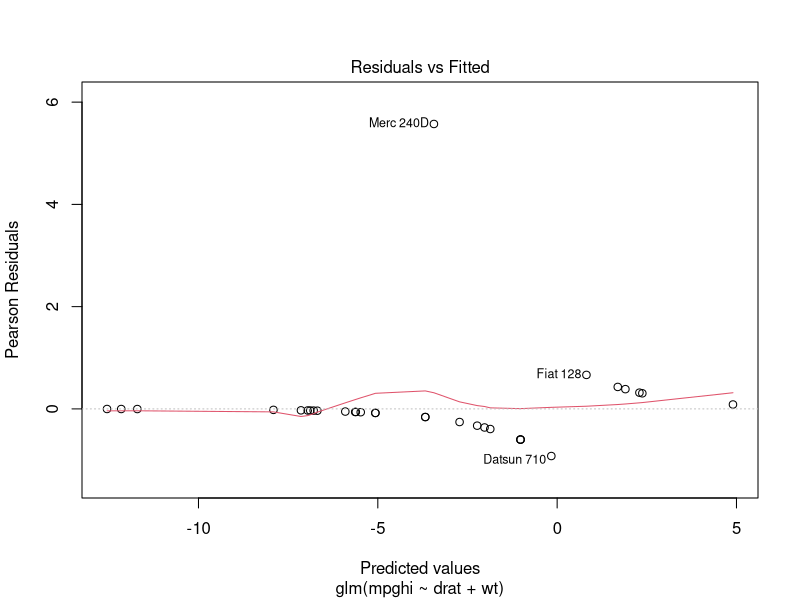
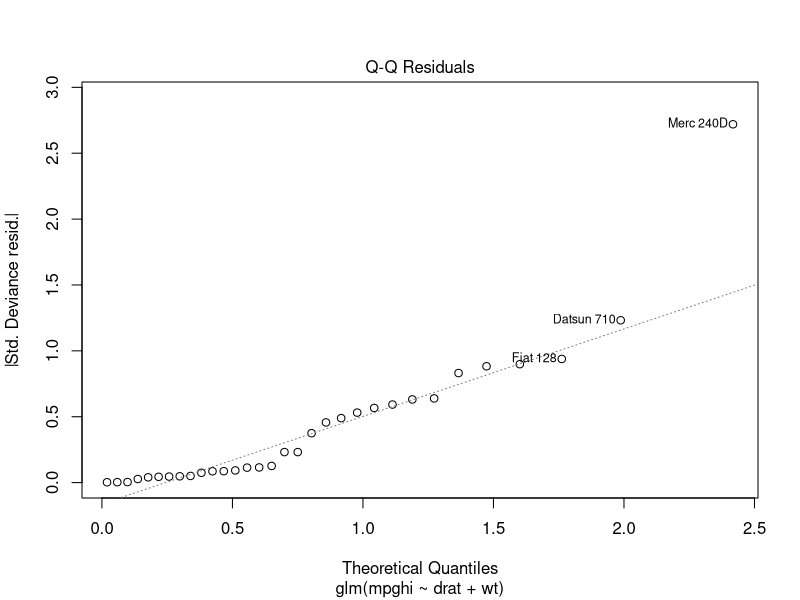
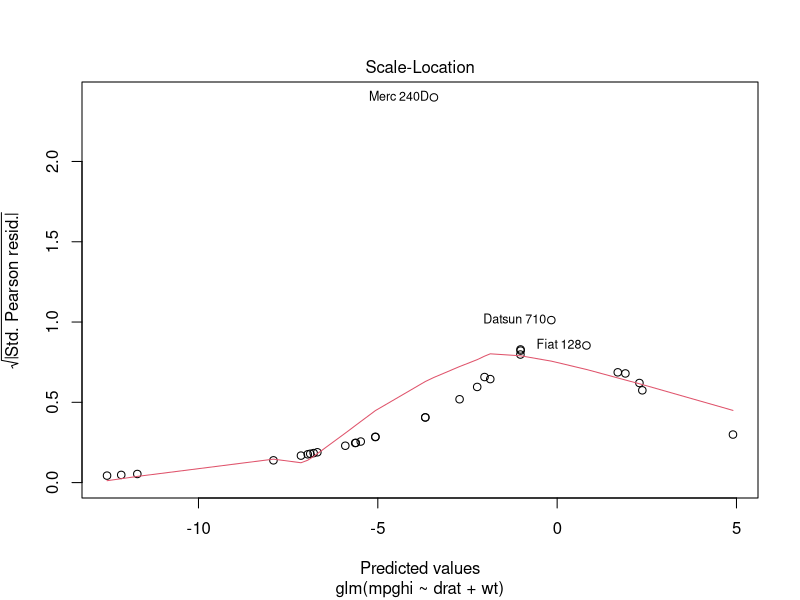
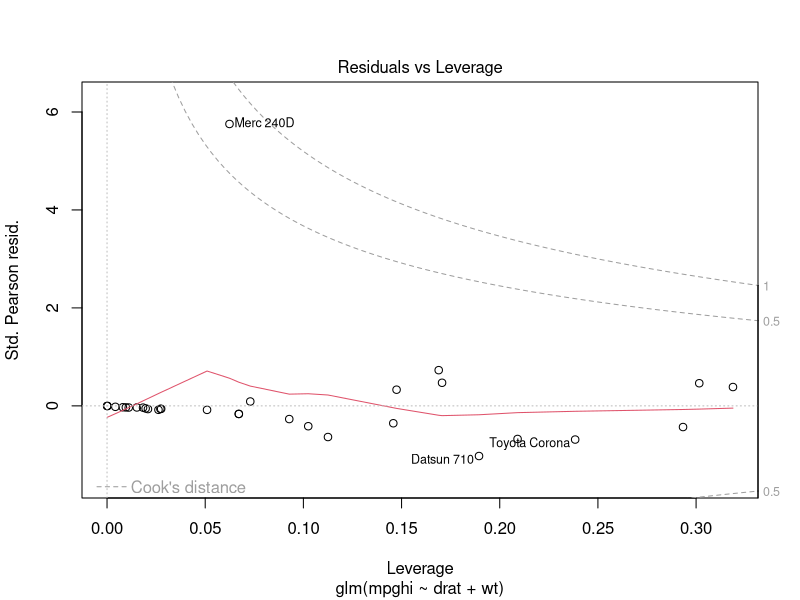
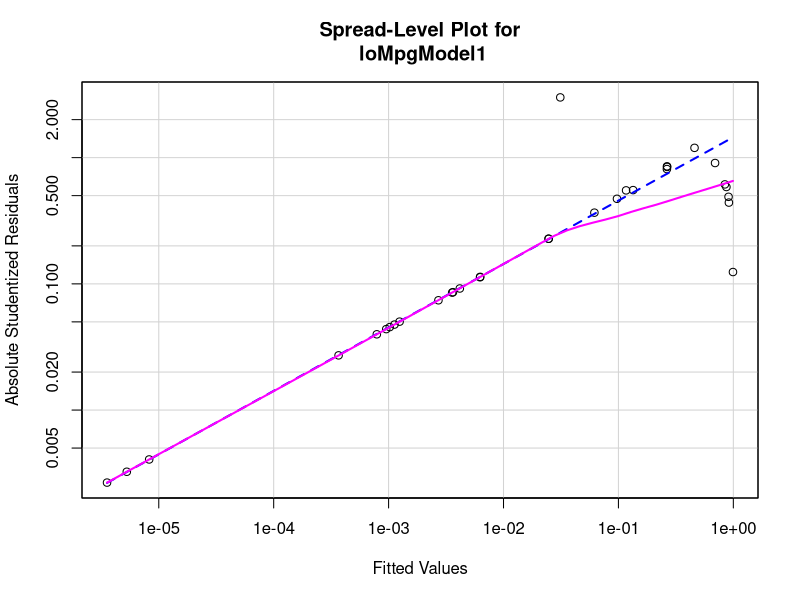
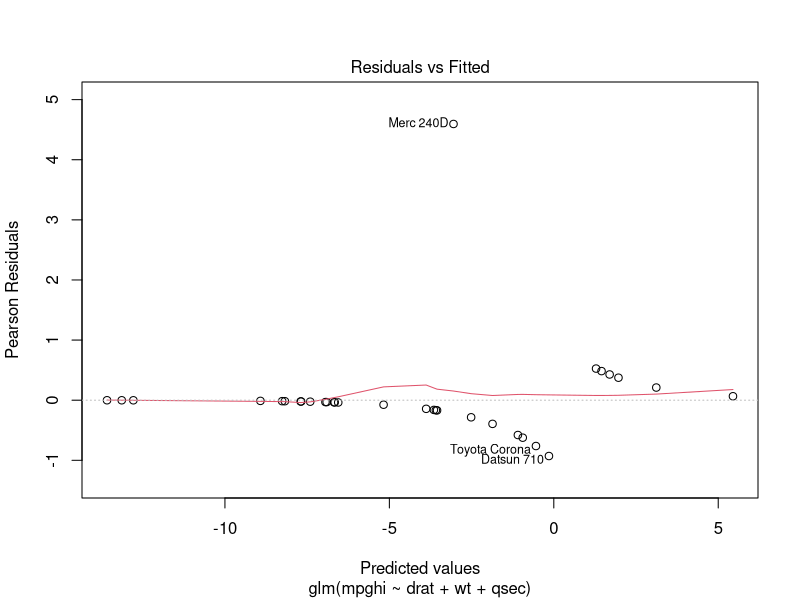
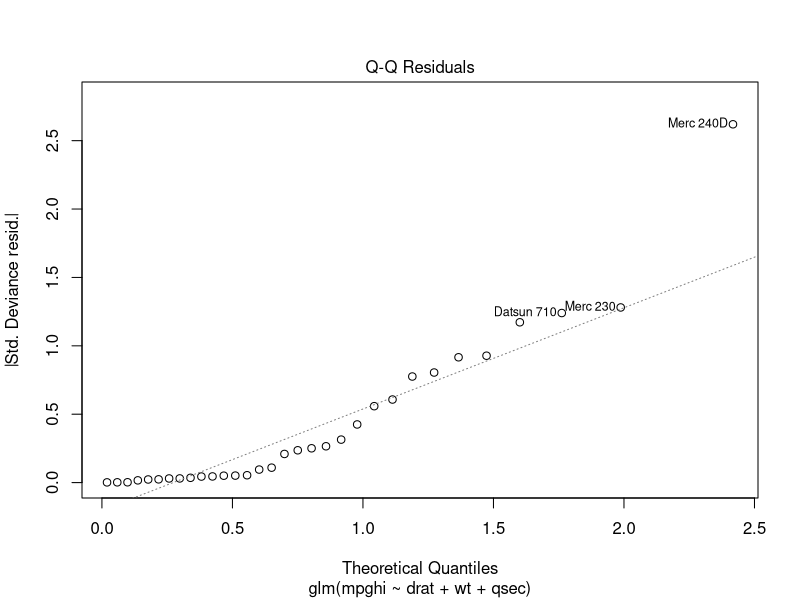
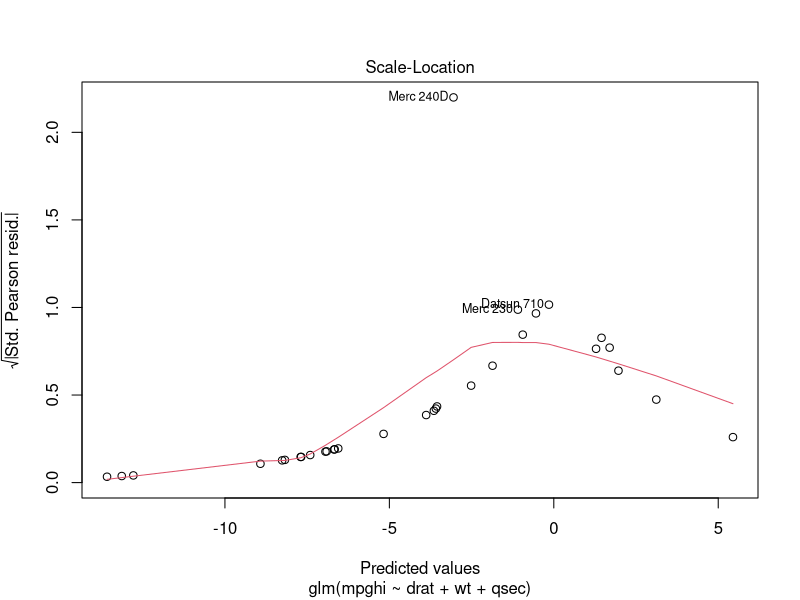

The R script that drew these images, in order: (Note: this script raises an error after producing the figures.)
# Code to run & test logistic regression models ----
# code by: b.anderson@soton.ak.uk (@dataknut)

rm(list = ls()) 
# Load required packages ----
x <- c("rms", # more regression tools
       "car" # regression tools
       )
       
# do this to install them if needed
#install.packages(x)
print("Loading required packages")

# be careful - this will return a FALSE if a package doesn't load but the script will NOT stop!
lapply(x, require, character.only = T)

# Functions ----

# This creates a function called logisticPseudoR2s().  
# Usage: logisticPseudoR2s(myLogisticModel)  
# From: Field, A. P., Miles, J., and Field, Z. C. (2012). Discovering statistics using R: and sex and drugs and rock ’n’ roll. London: Sage


logisticPseudoR2s <- function(LogModel) {
  dev <- LogModel$deviance 
  nullDev <- LogModel$null.deviance 
  modelN <-  length(LogModel$fitted.values)
  R.hl <-  1 -  dev / nullDev
  R.cs <- 1- exp ( -(nullDev - dev) / modelN)
  R.n <- R.cs / ( 1 - ( exp (-(nullDev / modelN))))
  cat("Pseudo R^2 for logistic regression\n")
  cat("Hosmer and Lemeshow R^2  ", round(R.hl, 3), "\n")
  cat("Cox and Snell R^2        ", round(R.cs, 3), "\n")
  cat("Nagelkerke R^2           ", round(R.n, 3),    "\n")
}

# load mtcars ----
mtcars <- mtcars

summary(mtcars)

#create a binary variable (high mpg)
mtcars$mpghi <- 0
mtcars$mpghi[mtcars$mpg > 22.8] <- 1

table(mtcars$mpghi, mtcars$gear, useNA = "always")

# Run a simple logit ----
loMpgModel1 <- glm(formula = mpghi ~ drat + wt, 
                  family = binomial(logit), mtcars)

summary(loMpgModel1)

# use confint to report confidence intervals with bonferroni corrected level
bc_p <- 0.05/length(loMpgModel1$coefficients)
confint(loMpgModel1, level = 1 - bc_p)

# save results as log odds
# the cbind function simply 'glues' the columns together side by side
loMpgModel1ResultsLO <- cbind(LogOdds = coef(loMpgModel1), 
                             confint(loMpgModel1, level = 1 - bc_p))

# convert the log odds given by summary() to odds ratios (easier to understand)
# combine the results and save
loMpgModel1ResultsOR <- exp(cbind(OddsRatio = coef(loMpgModel1), 
                                 confint(loMpgModel1, level = 1 - bc_p)))


# Diagnostics:  ----
# Independence of errors
durbinWatsonTest(loMpgModel1)
# if p < 0.05 then a problem as implies autocorrelation

# Collinearity (vif)
vif(loMpgModel1)
# if any values > 10 -> problem

# Collinearity (tolerance)
1/vif(loMpgModel1)
# if any values < 0.2 -> possible problem
# if any values < 0.1 -> definitely a problem

# Diagnostic plots ----
plot(loMpgModel1)
# requires library(car)
spreadLevelPlot(loMpgModel1)

# Run a second slightly different model ----

loMpgModel2 <- glm(formula = mpghi ~ drat + wt + qsec, 
                   family = binomial(logit), mtcars)

# Diagnostics: ----
# Independence of errors
durbinWatsonTest(loMpgModel2)
# if p < 0.05 then a problem as implies autocorrelation

# Collinearity (vif)
vif(loMpgModel2)
# if any values > 10 -> problem

# Collinearity (tolerance)
1/vif(loMpgModel2)
# if any values < 0.2 -> possible problem
# if any values < 0.1 -> definitely a problem

# Diagnostic plots ----
plot(loMpgModel2)
# requires library(car)
spreadLevelPlot(loMpgModel2)

# Compare models ----
anova(loMpgModel1,loMpgModel2)

# or use Chi sq to test difference in deviance
# use abs() in case model 1 has more variables than model 2
loMpgModelChi <- abs(loMpgModel2$deviance - loMpgModel1$deviance)
# calculate the degrees of freedom
loMpgModelChiDf <- abs(loMpgModel1$df.residual - loMpgModel1$df.residual)
# calculate chi sq for model
1 - pchisq(loMpgModelChi, loMpgModelChiDf)
# A value < 0.05 suggest a statistically significant model

# check pseudo r sq
logisticPseudoR2s(loMpgModel1)
logisticPseudoR2s(loMpgModel2)

# don't forget to compare their AIC
extractAIC(loMpgModel1)
extractAIC(loMpgModel2)

# Using the rms package ----
loMpgModel1b <- lrm(mpghi ~ drat + wt, mtcars)
loMpgModel2b <- lrm(mpghi ~ drat + wt + qsec, mtcars)

loMpgModel1b

loMpgModel2b